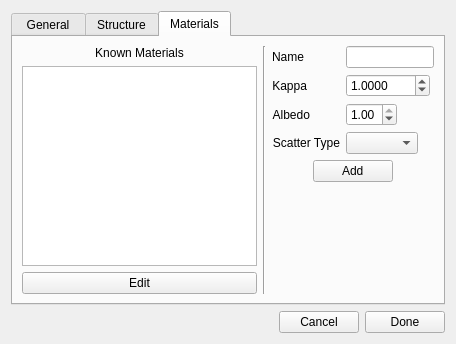
<?xml version="1.0" encoding="UTF-8"?>
<ui version="4.0">
 <class>Configure</class>
 <widget class="QDialog" name="Configure">
  <property name="enabled">
   <bool>true</bool>
  </property>
  <property name="geometry">
   <rect>
    <x>0</x>
    <y>0</y>
    <width>456</width>
    <height>344</height>
   </rect>
  </property>
  <property name="windowTitle">
   <string>Dialog</string>
  </property>
  <layout class="QGridLayout" name="gridLayout">
   <item row="0" column="0">
    <widget class="QTabWidget" name="tabWidget">
     <property name="currentIndex">
      <number>2</number>
     </property>
     <property name="movable">
      <bool>true</bool>
     </property>
     <property name="tabBarAutoHide">
      <bool>false</bool>
     </property>
     <widget class="QWidget" name="tab">
      <attribute name="title">
       <string> General </string>
      </attribute>
      <layout class="QGridLayout" name="gridLayout_3">
       <item row="0" column="0">
        <layout class="QGridLayout" name="gridLayout_2">
         <item row="1" column="0">
          <widget class="QLabel" name="label_numbe_of_layers">
           <property name="text">
            <string>Number of Layers</string>
           </property>
           <property name="alignment">
            <set>Qt::AlignRight|Qt::AlignTrailing|Qt::AlignVCenter</set>
           </property>
          </widget>
         </item>
         <item row="0" column="0">
          <widget class="QLabel" name="label_number_of_photons">
           <property name="text">
            <string>Number of Photons</string>
           </property>
           <property name="alignment">
            <set>Qt::AlignRight|Qt::AlignTrailing|Qt::AlignVCenter</set>
           </property>
          </widget>
         </item>
         <item row="2" column="0">
          <widget class="QLabel" name="label_photon_wavelengthnm">
           <property name="text">
            <string>Photon Wavelength (nm)</string>
           </property>
           <property name="alignment">
            <set>Qt::AlignRight|Qt::AlignTrailing|Qt::AlignVCenter</set>
           </property>
          </widget>
         </item>
         <item row="0" column="1">
          <widget class="QSpinBox" name="spinBox_nPhot">
           <property name="accelerated">
            <bool>true</bool>
           </property>
           <property name="maximum">
            <number>1000000000</number>
           </property>
           <property name="value">
            <number>100000</number>
           </property>
          </widget>
         </item>
         <item row="1" column="1">
          <widget class="QSpinBox" name="spinBox_nLayers">
           <property name="accelerated">
            <bool>true</bool>
           </property>
           <property name="minimum">
            <number>1</number>
           </property>
           <property name="value">
            <number>3</number>
           </property>
          </widget>
         </item>
         <item row="2" column="1">
          <widget class="QSpinBox" name="spinBox_wavelength">
           <property name="accelerated">
            <bool>true</bool>
           </property>
           <property name="minimum">
            <number>1</number>
           </property>
           <property name="maximum">
            <number>20000</number>
           </property>
           <property name="value">
            <number>500</number>
           </property>
          </widget>
         </item>
        </layout>
       </item>
      </layout>
     </widget>
     <widget class="QWidget" name="tab_2">
      <attribute name="title">
       <string>Structure</string>
      </attribute>
      <layout class="QGridLayout" name="gridLayout_4">
       <item row="0" column="2">
        <layout class="QVBoxLayout" name="verticalLayout_3" stretch="0,0">
         <item>
          <widget class="QTableWidget" name="tableWidget_build">
           <property name="minimumSize">
            <size>
             <width>180</width>
             <height>0</height>
            </size>
           </property>
          </widget>
         </item>
         <item>
          <widget class="QPushButton" name="pushButton_order">
           <property name="text">
            <string>Order</string>
           </property>
          </widget>
         </item>
        </layout>
       </item>
       <item row="0" column="1">
        <layout class="QVBoxLayout" name="verticalLayout">
         <item>
          <spacer name="verticalSpacer">
           <property name="orientation">
            <enum>Qt::Vertical</enum>
           </property>
           <property name="sizeHint" stdset="0">
            <size>
             <width>20</width>
             <height>40</height>
            </size>
           </property>
          </spacer>
         </item>
         <item>
          <widget class="QLabel" name="label_radius">
           <property name="text">
            <string>Radius</string>
           </property>
           <property name="alignment">
            <set>Qt::AlignCenter</set>
           </property>
          </widget>
         </item>
         <item>
          <widget class="QDoubleSpinBox" name="doubleSpinBox_radius">
           <property name="accelerated">
            <bool>true</bool>
           </property>
           <property name="maximum">
            <double>1.000000000000000</double>
           </property>
           <property name="singleStep">
            <double>0.010000000000000</double>
           </property>
           <property name="value">
            <double>1.000000000000000</double>
           </property>
          </widget>
         </item>
         <item>
          <widget class="QPushButton" name="pushButton_add">
           <property name="text">
            <string>Add</string>
           </property>
          </widget>
         </item>
         <item>
          <spacer name="verticalSpacer_2">
           <property name="orientation">
            <enum>Qt::Vertical</enum>
           </property>
           <property name="sizeHint" stdset="0">
            <size>
             <width>20</width>
             <height>40</height>
            </size>
           </property>
          </spacer>
         </item>
         <item>
          <widget class="QLabel" name="label_6">
           <property name="text">
            <string/>
           </property>
          </widget>
         </item>
         <item>
          <widget class="QPushButton" name="pushButton_remove">
           <property name="enabled">
            <bool>false</bool>
           </property>
           <property name="text">
            <string>Remove</string>
           </property>
          </widget>
         </item>
        </layout>
       </item>
       <item row="0" column="0">
        <layout class="QVBoxLayout" name="verticalLayout_4">
         <item>
          <widget class="QLabel" name="label_add_material">
           <property name="text">
            <string>Add Material</string>
           </property>
           <property name="alignment">
            <set>Qt::AlignCenter</set>
           </property>
          </widget>
         </item>
         <item>
          <widget class="QListWidget" name="listWidget_add_material"/>
         </item>
        </layout>
       </item>
      </layout>
     </widget>
     <widget class="QWidget" name="tab_3">
      <attribute name="title">
       <string>Materials</string>
      </attribute>
      <layout class="QGridLayout" name="gridLayout_5">
       <item row="0" column="0">
        <layout class="QVBoxLayout" name="verticalLayout_2">
         <item>
          <widget class="QLabel" name="label_known_materials">
           <property name="text">
            <string>Known Materials</string>
           </property>
           <property name="alignment">
            <set>Qt::AlignCenter</set>
           </property>
          </widget>
         </item>
         <item>
          <widget class="QListWidget" name="listWidget_known_materials"/>
         </item>
         <item>
          <widget class="QPushButton" name="pushButton_edit_material">
           <property name="text">
            <string>Edit</string>
           </property>
          </widget>
         </item>
        </layout>
       </item>
       <item row="0" column="2">
        <layout class="QFormLayout" name="formLayout">
         <property name="fieldGrowthPolicy">
          <enum>QFormLayout::FieldsStayAtSizeHint</enum>
         </property>
         <item row="0" column="0">
          <widget class="QLabel" name="label_name">
           <property name="text">
            <string>Name</string>
           </property>
           <property name="alignment">
            <set>Qt::AlignRight|Qt::AlignTrailing|Qt::AlignVCenter</set>
           </property>
          </widget>
         </item>
         <item row="0" column="1">
          <widget class="QLineEdit" name="lineEdit_name"/>
         </item>
         <item row="1" column="0">
          <widget class="QLabel" name="label_kappa">
           <property name="text">
            <string>Kappa</string>
           </property>
           <property name="alignment">
            <set>Qt::AlignRight|Qt::AlignTrailing|Qt::AlignVCenter</set>
           </property>
          </widget>
         </item>
         <item row="1" column="1">
          <widget class="QDoubleSpinBox" name="doubleSpinBox_kappa">
           <property name="accelerated">
            <bool>true</bool>
           </property>
           <property name="decimals">
            <number>4</number>
           </property>
           <property name="minimum">
            <double>0.000000000000000</double>
           </property>
           <property name="maximum">
            <double>1000.000000000000000</double>
           </property>
           <property name="singleStep">
            <double>0.100000000000000</double>
           </property>
           <property name="value">
            <double>1.000000000000000</double>
           </property>
          </widget>
         </item>
         <item row="2" column="0">
          <widget class="QLabel" name="label_albedo">
           <property name="text">
            <string>Albedo</string>
           </property>
           <property name="alignment">
            <set>Qt::AlignRight|Qt::AlignTrailing|Qt::AlignVCenter</set>
           </property>
          </widget>
         </item>
         <item row="2" column="1">
          <widget class="QDoubleSpinBox" name="doubleSpinBox_albedo">
           <property name="accelerated">
            <bool>true</bool>
           </property>
           <property name="decimals">
            <number>2</number>
           </property>
           <property name="minimum">
            <double>0.000000000000000</double>
           </property>
           <property name="maximum">
            <double>1.000000000000000</double>
           </property>
           <property name="singleStep">
            <double>0.010000000000000</double>
           </property>
           <property name="value">
            <double>1.000000000000000</double>
           </property>
          </widget>
         </item>
         <item row="3" column="0">
          <widget class="QLabel" name="label_scatter_type">
           <property name="text">
            <string>Scatter Type</string>
           </property>
           <property name="alignment">
            <set>Qt::AlignRight|Qt::AlignTrailing|Qt::AlignVCenter</set>
           </property>
          </widget>
         </item>
         <item row="3" column="1">
          <widget class="QComboBox" name="comboBox_scatter_type"/>
         </item>
         <item row="4" column="0" colspan="2">
          <layout class="QHBoxLayout" name="horizontalLayout_2">
           <item>
            <spacer name="horizontalSpacer_2">
             <property name="orientation">
              <enum>Qt::Horizontal</enum>
             </property>
             <property name="sizeHint" stdset="0">
              <size>
               <width>40</width>
               <height>20</height>
              </size>
             </property>
            </spacer>
           </item>
           <item>
            <widget class="QPushButton" name="pushButton_add_new_material">
             <property name="text">
              <string> Add </string>
             </property>
            </widget>
           </item>
           <item>
            <spacer name="horizontalSpacer_3">
             <property name="orientation">
              <enum>Qt::Horizontal</enum>
             </property>
             <property name="sizeHint" stdset="0">
              <size>
               <width>40</width>
               <height>20</height>
              </size>
             </property>
            </spacer>
           </item>
          </layout>
         </item>
        </layout>
       </item>
       <item row="0" column="1">
        <widget class="Line" name="line">
         <property name="orientation">
          <enum>Qt::Vertical</enum>
         </property>
        </widget>
       </item>
      </layout>
     </widget>
    </widget>
   </item>
   <item row="2" column="0">
    <layout class="QHBoxLayout" name="horizontalLayout">
     <item>
      <spacer name="horizontalSpacer">
       <property name="orientation">
        <enum>Qt::Horizontal</enum>
       </property>
       <property name="sizeHint" stdset="0">
        <size>
         <width>40</width>
         <height>20</height>
        </size>
       </property>
      </spacer>
     </item>
     <item>
      <widget class="QPushButton" name="pushButton_cancel">
       <property name="text">
        <string>Cancel</string>
       </property>
      </widget>
     </item>
     <item>
      <widget class="QPushButton" name="pushButton_done">
       <property name="text">
        <string>Done</string>
       </property>
      </widget>
     </item>
    </layout>
   </item>
  </layout>
 </widget>
 <resources/>
 <connections>
  <connection>
   <sender>pushButton_cancel</sender>
   <signal>clicked()</signal>
   <receiver>Configure</receiver>
   <slot>close()</slot>
   <hints>
    <hint type="sourcelabel">
     <x>305</x>
     <y>331</y>
    </hint>
    <hint type="destinationlabel">
     <x>244</x>
     <y>263</y>
    </hint>
   </hints>
  </connection>
 </connections>
</ui>
